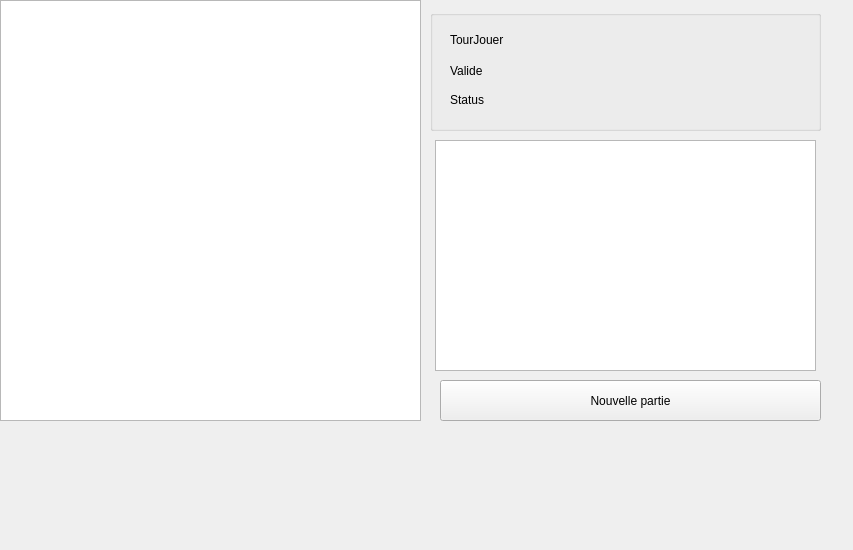
<?xml version="1.0" encoding="UTF-8"?>
<ui version="4.0">
 <class>Afficher</class>
 <widget class="QMainWindow" name="Afficher">
  <property name="geometry">
   <rect>
    <x>0</x>
    <y>0</y>
    <width>853</width>
    <height>550</height>
   </rect>
  </property>
  <property name="windowTitle">
   <string>Afficher</string>
  </property>
  <widget class="QWidget" name="centralwidget">
   <widget class="QGraphicsView" name="graphicsView">
    <property name="geometry">
     <rect>
      <x>0</x>
      <y>0</y>
      <width>421</width>
      <height>421</height>
     </rect>
    </property>
    <property name="sceneRect">
     <rectf>
      <x>0.000000000000000</x>
      <y>0.000000000000000</y>
      <width>0.000000000000000</width>
      <height>0.000000000000000</height>
     </rectf>
    </property>
   </widget>
   <widget class="QGroupBox" name="groupBox">
    <property name="geometry">
     <rect>
      <x>430</x>
      <y>10</y>
      <width>391</width>
      <height>121</height>
     </rect>
    </property>
    <property name="title">
     <string/>
    </property>
    <widget class="QLabel" name="TourJoueur">
     <property name="geometry">
      <rect>
       <x>20</x>
       <y>20</y>
       <width>261</width>
       <height>20</height>
      </rect>
     </property>
     <property name="text">
      <string>TourJouer</string>
     </property>
    </widget>
    <widget class="QLabel" name="Statuts">
     <property name="geometry">
      <rect>
       <x>20</x>
       <y>80</y>
       <width>351</width>
       <height>20</height>
      </rect>
     </property>
     <property name="text">
      <string>Status</string>
     </property>
    </widget>
    <widget class="QLabel" name="ValiditeDuMove">
     <property name="geometry">
      <rect>
       <x>20</x>
       <y>50</y>
       <width>331</width>
       <height>21</height>
      </rect>
     </property>
     <property name="text">
      <string>Valide</string>
     </property>
    </widget>
   </widget>
   <widget class="QPushButton" name="NewGame">
    <property name="geometry">
     <rect>
      <x>440</x>
      <y>380</y>
      <width>381</width>
      <height>41</height>
     </rect>
    </property>
    <property name="text">
     <string>Nouvelle partie</string>
    </property>
   </widget>
   <widget class="QListWidget" name="GamesList">
    <property name="geometry">
     <rect>
      <x>435</x>
      <y>140</y>
      <width>381</width>
      <height>231</height>
     </rect>
    </property>
   </widget>
  </widget>
  <widget class="QMenuBar" name="menubar">
   <property name="geometry">
    <rect>
     <x>0</x>
     <y>0</y>
     <width>853</width>
     <height>22</height>
    </rect>
   </property>
  </widget>
 </widget>
 <resources/>
 <connections/>
</ui>
